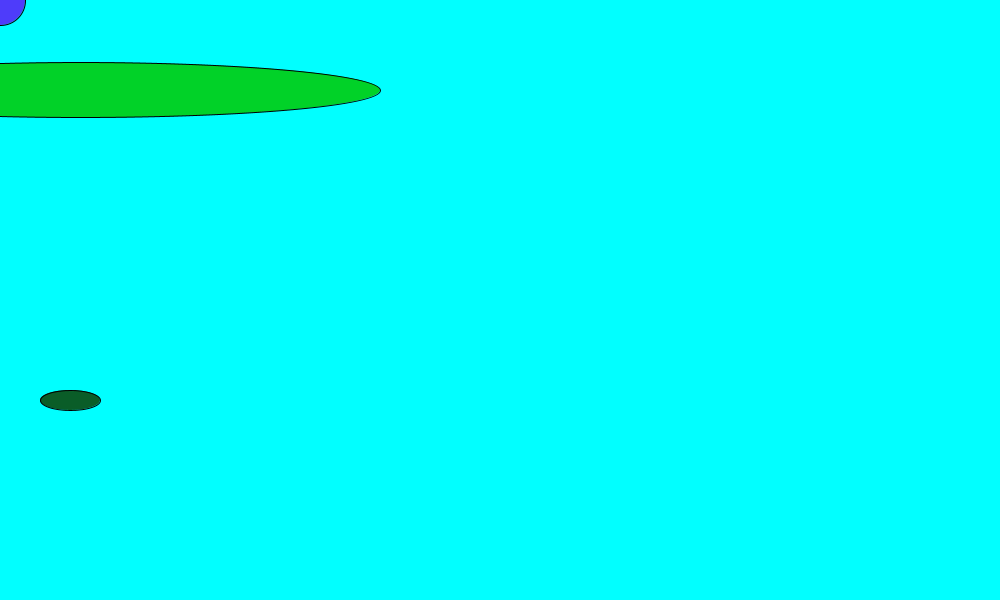
Frame 1 (no input)
Frame 60 (the mouse pressed at the canvas centre just before this capture): identical to frame 1, image omitted
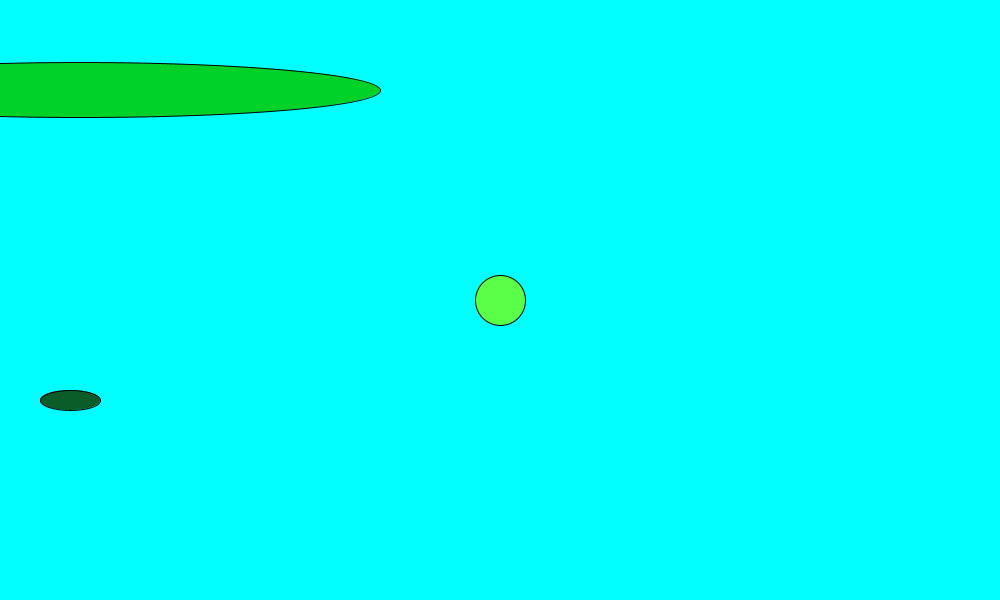
Frame 120 (the mouse held since frame 60 and released just before this capture)

The Processing sketch that drew these frames (run headless with seeded random() and noise(); from frame 60 on, the mouse is pressed at the canvas centre):

// Processing sketch: javaExploration
// ── javaExploration.pde
void setup () {
  size (1000,600);
  
  
}
void draw(){
  println (mouseX);
  println (mouseY);
  background(1,255,255);
  if (mousePressed){
    fill(90, 255, 72);
  }
  else{
    fill(78, 60, 250);
  }
  ellipse (mouseX, mouseY, 50, 50);
  fill (10,93,40);  
  ellipse (70, 400, 60, 20);
  fill (1,210,40);
  ellipse (80, 90, 600, 55);
  
  
}
